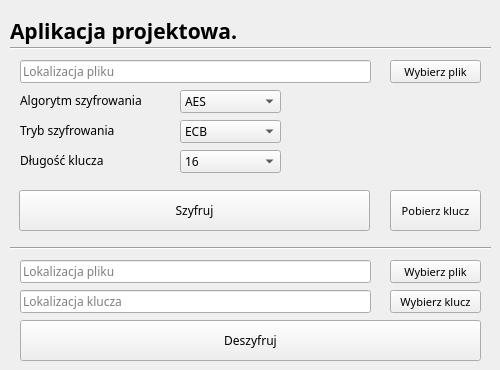
<?xml version="1.0" encoding="UTF-8"?>
<ui version="4.0">
 <class>main_window</class>
 <widget class="QMainWindow" name="main_window">
  <property name="enabled">
   <bool>true</bool>
  </property>
  <property name="geometry">
   <rect>
    <x>0</x>
    <y>0</y>
    <width>500</width>
    <height>370</height>
   </rect>
  </property>
  <property name="sizePolicy">
   <sizepolicy hsizetype="Fixed" vsizetype="Fixed">
    <horstretch>0</horstretch>
    <verstretch>0</verstretch>
   </sizepolicy>
  </property>
  <property name="minimumSize">
   <size>
    <width>500</width>
    <height>370</height>
   </size>
  </property>
  <property name="maximumSize">
   <size>
    <width>500</width>
    <height>370</height>
   </size>
  </property>
  <property name="font">
   <font>
    <family>Roboto Mono</family>
    <pointsize>9</pointsize>
   </font>
  </property>
  <property name="windowTitle">
   <string>Aplikacja projektowa</string>
  </property>
  <property name="autoFillBackground">
   <bool>false</bool>
  </property>
  <widget class="QWidget" name="centralwidget">
   <property name="minimumSize">
    <size>
     <width>0</width>
     <height>0</height>
    </size>
   </property>
   <widget class="QLabel" name="title">
    <property name="geometry">
     <rect>
      <x>10</x>
      <y>10</y>
      <width>481</width>
      <height>41</height>
     </rect>
    </property>
    <property name="font">
     <font>
      <family>Roboto Mono</family>
      <pointsize>16</pointsize>
      <weight>75</weight>
      <bold>true</bold>
     </font>
    </property>
    <property name="text">
     <string>Aplikacja projektowa.</string>
    </property>
    <property name="alignment">
     <set>Qt::AlignJustify|Qt::AlignVCenter</set>
    </property>
    <property name="wordWrap">
     <bool>true</bool>
    </property>
   </widget>
   <widget class="Line" name="line">
    <property name="geometry">
     <rect>
      <x>10</x>
      <y>40</y>
      <width>481</width>
      <height>16</height>
     </rect>
    </property>
    <property name="font">
     <font>
      <family>Roboto Mono</family>
      <pointsize>9</pointsize>
     </font>
    </property>
    <property name="orientation">
     <enum>Qt::Horizontal</enum>
    </property>
   </widget>
   <widget class="QPushButton" name="encrypt_button">
    <property name="geometry">
     <rect>
      <x>19</x>
      <y>190</y>
      <width>351</width>
      <height>41</height>
     </rect>
    </property>
    <property name="font">
     <font>
      <family>Roboto Mono</family>
      <pointsize>9</pointsize>
     </font>
    </property>
    <property name="cursor">
     <cursorShape>PointingHandCursor</cursorShape>
    </property>
    <property name="text">
     <string>Szyfruj</string>
    </property>
   </widget>
   <widget class="QLineEdit" name="file_localization_line_edit">
    <property name="geometry">
     <rect>
      <x>20</x>
      <y>60</y>
      <width>351</width>
      <height>23</height>
     </rect>
    </property>
    <property name="font">
     <font>
      <family>Roboto Mono</family>
      <pointsize>9</pointsize>
     </font>
    </property>
    <property name="cursor">
     <cursorShape>ArrowCursor</cursorShape>
    </property>
    <property name="acceptDrops">
     <bool>false</bool>
    </property>
    <property name="readOnly">
     <bool>true</bool>
    </property>
    <property name="placeholderText">
     <string>Lokalizacja pliku</string>
    </property>
   </widget>
   <widget class="QPushButton" name="file_selector_button">
    <property name="geometry">
     <rect>
      <x>390</x>
      <y>60</y>
      <width>91</width>
      <height>23</height>
     </rect>
    </property>
    <property name="font">
     <font>
      <family>Roboto Mono</family>
      <pointsize>8</pointsize>
     </font>
    </property>
    <property name="cursor">
     <cursorShape>PointingHandCursor</cursorShape>
    </property>
    <property name="text">
     <string>Wybierz plik</string>
    </property>
   </widget>
   <widget class="QComboBox" name="encryption_type_combobox">
    <property name="geometry">
     <rect>
      <x>180</x>
      <y>120</y>
      <width>101</width>
      <height>23</height>
     </rect>
    </property>
    <property name="font">
     <font>
      <family>Roboto Mono</family>
      <pointsize>9</pointsize>
     </font>
    </property>
    <property name="currentText">
     <string>ECB</string>
    </property>
    <property name="currentIndex">
     <number>0</number>
    </property>
    <property name="maxVisibleItems">
     <number>3</number>
    </property>
    <property name="placeholderText">
     <string>Wybierz tryb szyfrowania</string>
    </property>
    <item>
     <property name="text">
      <string>ECB</string>
     </property>
    </item>
    <item>
     <property name="text">
      <string>CBC</string>
     </property>
    </item>
    <item>
     <property name="text">
      <string>CTR</string>
     </property>
    </item>
   </widget>
   <widget class="QLabel" name="encryption_type_label">
    <property name="geometry">
     <rect>
      <x>20</x>
      <y>120</y>
      <width>151</width>
      <height>20</height>
     </rect>
    </property>
    <property name="font">
     <font>
      <family>Roboto Mono</family>
      <pointsize>9</pointsize>
     </font>
    </property>
    <property name="text">
     <string>Tryb szyfrowania</string>
    </property>
   </widget>
   <widget class="QLabel" name="key_len_label">
    <property name="geometry">
     <rect>
      <x>20</x>
      <y>150</y>
      <width>151</width>
      <height>21</height>
     </rect>
    </property>
    <property name="font">
     <font>
      <family>Roboto Mono</family>
      <pointsize>9</pointsize>
     </font>
    </property>
    <property name="text">
     <string>Długość klucza</string>
    </property>
   </widget>
   <widget class="QComboBox" name="key_len_combobox">
    <property name="geometry">
     <rect>
      <x>180</x>
      <y>150</y>
      <width>101</width>
      <height>23</height>
     </rect>
    </property>
    <property name="font">
     <font>
      <family>Roboto Mono</family>
      <pointsize>9</pointsize>
     </font>
    </property>
    <item>
     <property name="text">
      <string>16</string>
     </property>
    </item>
    <item>
     <property name="text">
      <string>24</string>
     </property>
    </item>
    <item>
     <property name="text">
      <string>32</string>
     </property>
    </item>
   </widget>
   <widget class="QLabel" name="algorithm_type_label">
    <property name="geometry">
     <rect>
      <x>20</x>
      <y>90</y>
      <width>151</width>
      <height>21</height>
     </rect>
    </property>
    <property name="font">
     <font>
      <family>Roboto Mono</family>
      <pointsize>9</pointsize>
     </font>
    </property>
    <property name="text">
     <string>Algorytm szyfrowania</string>
    </property>
   </widget>
   <widget class="QComboBox" name="algorithm_type_combobox">
    <property name="geometry">
     <rect>
      <x>180</x>
      <y>90</y>
      <width>101</width>
      <height>23</height>
     </rect>
    </property>
    <property name="font">
     <font>
      <family>Roboto Mono</family>
      <pointsize>9</pointsize>
     </font>
    </property>
    <item>
     <property name="text">
      <string>AES</string>
     </property>
    </item>
   </widget>
   <widget class="QPushButton" name="get_key_button">
    <property name="geometry">
     <rect>
      <x>390</x>
      <y>190</y>
      <width>91</width>
      <height>41</height>
     </rect>
    </property>
    <property name="font">
     <font>
      <family>Roboto Mono</family>
      <pointsize>8</pointsize>
     </font>
    </property>
    <property name="cursor">
     <cursorShape>PointingHandCursor</cursorShape>
    </property>
    <property name="text">
     <string>Pobierz klucz</string>
    </property>
   </widget>
   <widget class="QLineEdit" name="file_localization_line_edit_2">
    <property name="geometry">
     <rect>
      <x>20</x>
      <y>260</y>
      <width>351</width>
      <height>23</height>
     </rect>
    </property>
    <property name="cursor">
     <cursorShape>ArrowCursor</cursorShape>
    </property>
    <property name="acceptDrops">
     <bool>false</bool>
    </property>
    <property name="readOnly">
     <bool>true</bool>
    </property>
    <property name="placeholderText">
     <string>Lokalizacja pliku</string>
    </property>
   </widget>
   <widget class="Line" name="line_2">
    <property name="geometry">
     <rect>
      <x>10</x>
      <y>240</y>
      <width>481</width>
      <height>16</height>
     </rect>
    </property>
    <property name="orientation">
     <enum>Qt::Horizontal</enum>
    </property>
   </widget>
   <widget class="QPushButton" name="file_selector_button_2">
    <property name="geometry">
     <rect>
      <x>390</x>
      <y>260</y>
      <width>91</width>
      <height>23</height>
     </rect>
    </property>
    <property name="font">
     <font>
      <family>Roboto Mono</family>
      <pointsize>8</pointsize>
     </font>
    </property>
    <property name="cursor">
     <cursorShape>PointingHandCursor</cursorShape>
    </property>
    <property name="text">
     <string>Wybierz plik</string>
    </property>
   </widget>
   <widget class="QLineEdit" name="key_localization_line_edit">
    <property name="geometry">
     <rect>
      <x>20</x>
      <y>290</y>
      <width>351</width>
      <height>23</height>
     </rect>
    </property>
    <property name="cursor">
     <cursorShape>ArrowCursor</cursorShape>
    </property>
    <property name="acceptDrops">
     <bool>false</bool>
    </property>
    <property name="readOnly">
     <bool>true</bool>
    </property>
    <property name="placeholderText">
     <string>Lokalizacja klucza</string>
    </property>
   </widget>
   <widget class="QPushButton" name="key_selector_button">
    <property name="geometry">
     <rect>
      <x>390</x>
      <y>290</y>
      <width>91</width>
      <height>23</height>
     </rect>
    </property>
    <property name="font">
     <font>
      <family>Roboto Mono</family>
      <pointsize>8</pointsize>
     </font>
    </property>
    <property name="cursor">
     <cursorShape>PointingHandCursor</cursorShape>
    </property>
    <property name="text">
     <string>Wybierz klucz</string>
    </property>
   </widget>
   <widget class="QPushButton" name="decrypt_button">
    <property name="geometry">
     <rect>
      <x>20</x>
      <y>320</y>
      <width>461</width>
      <height>41</height>
     </rect>
    </property>
    <property name="cursor">
     <cursorShape>PointingHandCursor</cursorShape>
    </property>
    <property name="text">
     <string>Deszyfruj</string>
    </property>
   </widget>
  </widget>
 </widget>
 <resources/>
 <connections/>
</ui>
